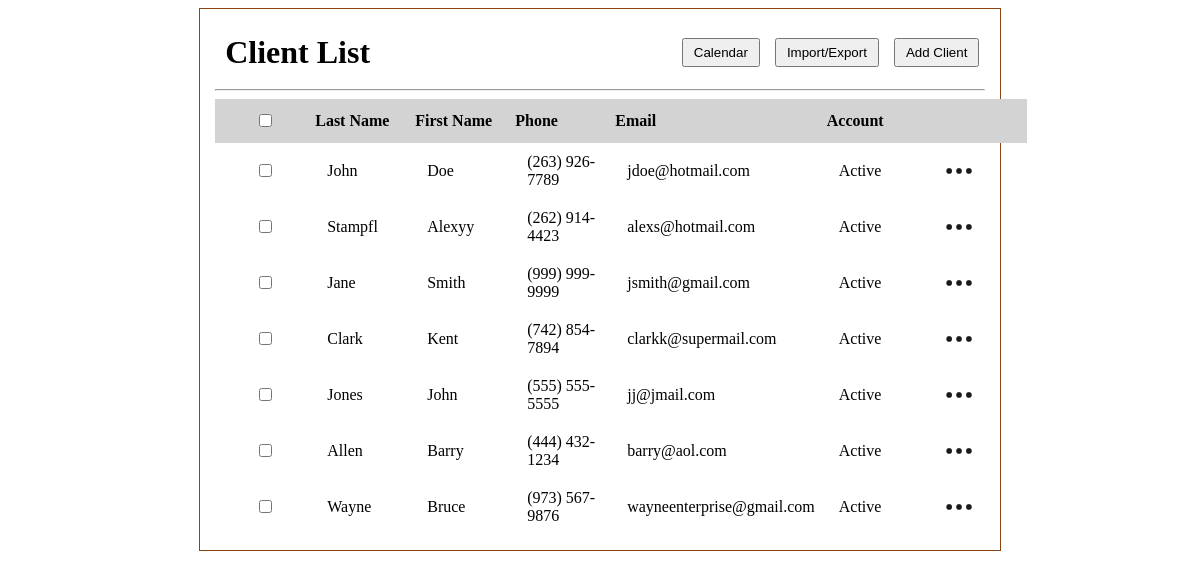
Page /client_list on the earlier database version.
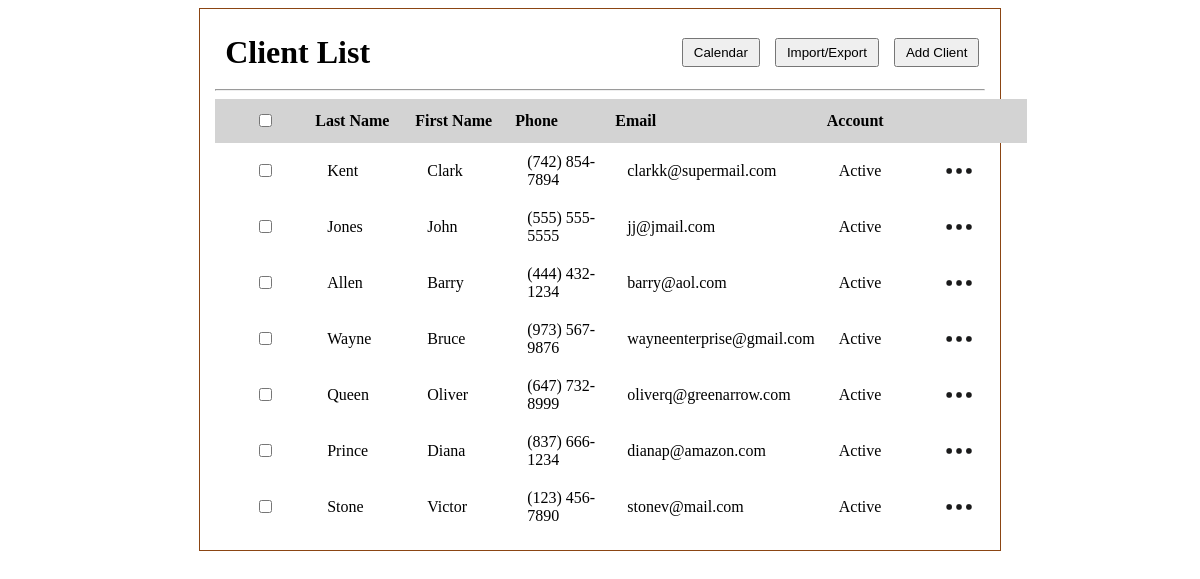
Same page on the later database version.
### tables this page shows
CREATE TABLE clients (
              id INTEGER PRIMARY KEY AUTOINCREMENT,
              first_name TEXT,
              last_name TEXT,
              phone TEXT,
              email TEXT,
              status TEXT
            );

### app.py (the view)
@app.route('/client_list')
def client_list():
    conn = sqlite3.connect(DB_PATH)
    c = conn.cursor() # cursor object lets you execute SQL statements (queries) against db
    c.execute('SELECT * FROM clients')
    clients = c.fetchall() # Fetches all rows that query returned, clients is a list of tuples
    conn.close()
    return render_template('client_list.html', clients=clients)

### templates/client_list.html (shortened to what this page needs)
<!DOCTYPE html>
<html lang="en">
<head>
     <link rel="stylesheet" href="{{ url_for('static', filename = 'main.css') }}">
</head>
<body>
    <div id="client_list">
            <div class="header-row">
                <h1 id="client_list_h1">Client List</h1>
                <div class="header-buttons">
                    <button id="go_to_calendar">Calendar</button>
                    <button id="export_client_list">Import/Export</button>
                    <button id="add_client">Add Client</button>
                </div>
            </div>
        <hr>
        <table>
            <thead>
                <tr id="client_list_headers">
                    <th><input type="checkbox"></th>
                    <th>Last Name</th>
                    <th>First Name</th>
                    <th>Phone</th>
                    <th>Email</th>
                    <th>Account</th>
                    <th></th>
                </tr>
            </thead>
            <tbody id="clientTableBody">
                {% for client in clients %}
                <tr>
                    <td><input type="checkbox"></td>
                    <td>{{ client[2] }}</td>
                    <td>{{ client[1] }}</td>
                    <td>{{ client[3] }}</td>
                    <td>{{ client[4] }}</td>
                    <td>Active</td>
                    <td class="menu_cell">
                        <div class="menu-container">
                            <img class="meatballs" src = "{{ url_for('static', filename='img/meatball_menu.png') }}" alt="3 dots">
                        </div>
                    </td>
                </tr>
                {% endfor %}
            </tbody>
        </table>
    </div>
</body>
</html>

### static/main.css (style rules this page uses)
#client_list { text-align: center; max-width: 65%; top: 10%; left: 50%; border: 1px solid saddlebrown; height: 100%; margin: 0 auto; padding: 15px; }
table { border-collapse: collapse; width: 100%; }
th, td { padding: 8px 12px; text-align: left; }
#client_list table th:first-child, #client_list table td:first-child { width: 40px; text-align: center; }
table th { padding: 12px 0px 12px 0px; margin: 0 auto; min-width: 100px; text-align: left; }
.header-row { display: flex; justify-content: space-between; align-items: center; width: 98%; padding: 10px; }
.header-buttons { display: flex; gap: 15px; }
#client_list_h1 { display: inline-flex; margin: 0; }
#add_client { padding: 5px 10px; }
#go_to_calendar { padding: 5px 10px; }
#export_client_list { padding: 5px 10px; }
#client_list_headers { background-color: lightgray; }
.menu-container { position: relative; display: inline-block; }
.meatballs { width: 40px; height: 40px; vertical-align: middle; cursor: pointer; }

Differences in the rows shown:
removed clients: last_name "John", first_name "Doe", phone "(263) 926-7789", email "jdoe@hotmail.com"
removed clients: last_name "Stampfl", first_name "Alexyy", phone "(262) 914-4423", email "alexs@hotmail.com"
removed clients: last_name "Jane", first_name "Smith", phone "(999) 999-9999", email "jsmith@gmail.com"
changed clients "Kent": last_name "Clark" → "Kent"; first_name "Kent" → "Clark"
added clients: last_name "Queen", first_name "Oliver", phone "(647) 732-8999", email "oliverq@greenarrow.com"
added clients: last_name "Prince", first_name "Diana", phone "(837) 666-1234", email "dianap@amazon.com"
added clients: last_name "Stone", first_name "Victor", phone "(123) 456-7890", email "stonev@mail.com"
